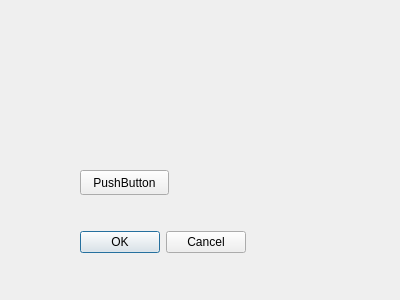
<?xml version="1.0" encoding="UTF-8"?>
<ui version="4.0">
 <class>MyDialog</class>
 <widget class="QDialog" name="MyDialog">
  <property name="geometry">
   <rect>
    <x>0</x>
    <y>0</y>
    <width>400</width>
    <height>300</height>
   </rect>
  </property>
  <property name="windowTitle">
   <string>Dialog</string>
  </property>
  <widget class="QPushButton" name="pushButton">
   <property name="geometry">
    <rect>
     <x>80</x>
     <y>170</y>
     <width>89</width>
     <height>25</height>
    </rect>
   </property>
   <property name="text">
    <string>PushButton</string>
   </property>
  </widget>
  <widget class="QDialogButtonBox" name="buttonBox">
   <property name="geometry">
    <rect>
     <x>80</x>
     <y>230</y>
     <width>166</width>
     <height>25</height>
    </rect>
   </property>
   <property name="standardButtons">
    <set>QDialogButtonBox::Cancel|QDialogButtonBox::Ok</set>
   </property>
  </widget>
 </widget>
 <resources/>
 <connections/>
</ui>
